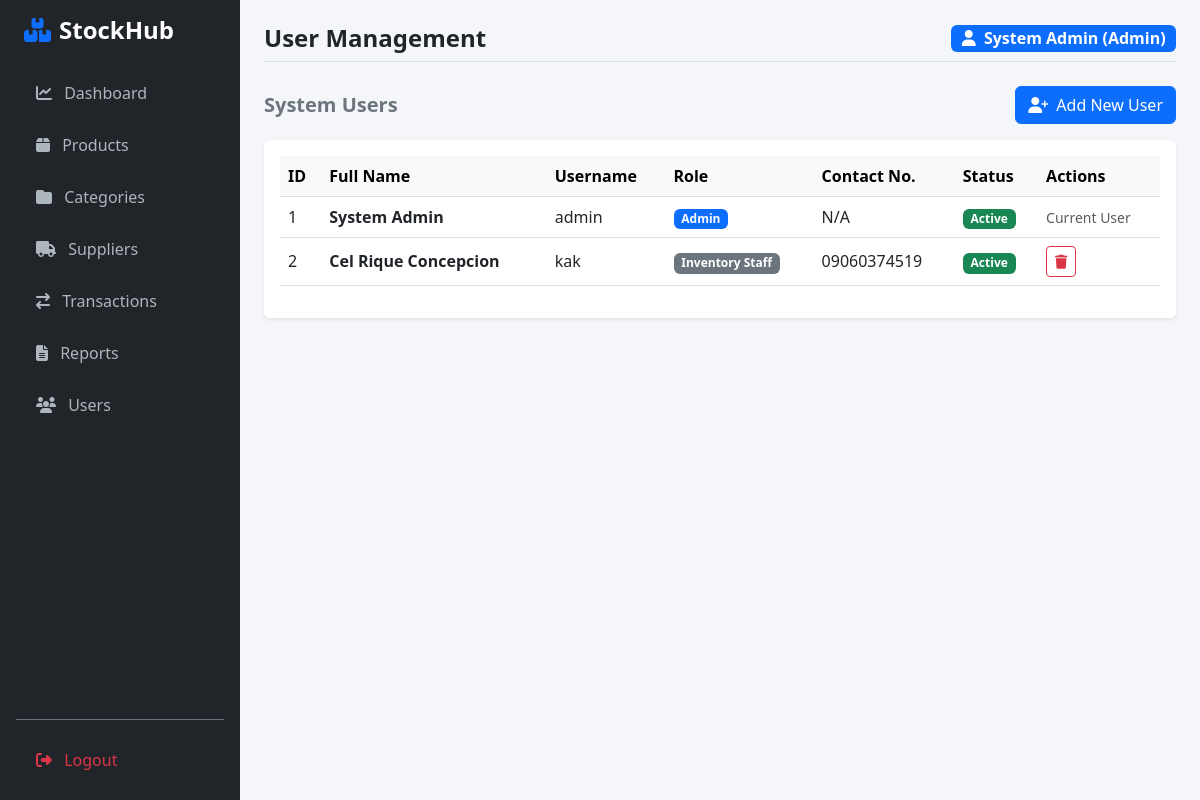
The app's page /users (signed in) with its own data.
### app/models.py (models this page shows)
class User(UserMixin, db.Model):
    __tablename__ = 'users'
    id = db.Column(db.Integer, primary_key=True)
    full_name = db.Column(db.String(100), nullable=False)
    username = db.Column(db.String(50), unique=True, nullable=False)
    password_hash = db.Column(db.String(255), nullable=False)
    role = db.Column(db.Enum('Admin', 'Inventory Staff', 'Manager'), default='Inventory Staff', nullable=False)
    contact_no = db.Column(db.String(20))
    status = db.Column(db.Enum('Active', 'Inactive'), default='Active')
    created_at = db.Column(db.DateTime, default=datetime.utcnow)

### app/routes.py (the view)
@main.route('/users')
@login_required
def users():
    all_users = User.query.all()
    return render_template('users.html', users=all_users)

### app/templates/users.html (shortened to what this page needs)
{% extends "base.html" %}
{% block page_title %}User Management{% endblock %}
{% block content %}
<div class="d-flex justify-content-between align-items-center mb-3">
    <h5 class="fw-bold text-secondary mb-0">System Users</h5>
    <button class="btn btn-primary" data-bs-toggle="modal" data-bs-target="#addUserModal">
        <i class="fa-solid fa-user-plus me-1"></i> Add New User
    </button>
</div>
<div class="card shadow-sm border-0 p-3">
    <div class="table-responsive">
        <table class="table table-hover align-middle">
            <thead class="table-light">
                <tr>
                    <th>ID</th>
                    <th>Full Name</th>
                    <th>Username</th>
                    <th>Role</th>
                    <th>Contact No.</th>
                    <th>Status</th>
                    <th>Actions</th>
                </tr>
            </thead>
            <tbody>
                {% for user in users %}
                <tr>
                    <td>{{ user.id }}</td>
                    <td class="fw-bold">{{ user.full_name }}</td>
                    <td>{{ user.username }}</td>
                    <td>
                        {% if user.role == 'Admin' %}
                            <span class="badge bg-primary">Admin</span>
                        {% elif user.role == 'Manager' %}
                            <span class="badge bg-info text-dark">Manager</span>
                        {% else %}
                            <span class="badge bg-secondary">Inventory Staff</span>
                        {% endif %}
                    </td>
                    <td>{{ user.contact_no or 'N/A' }}</td>
                    <td>
                        {% if user.status == 'Active' %}
                            <span class="badge bg-success">Active</span>
                        {% else %}
                            <span class="badge bg-danger">Inactive</span>
                        {% endif %}
                    </td>
                    <td>
                        {% if user.id != current_user.id %}
                        <form action="{{ url_for('main.delete_user', id=user.id) }}" method="POST" class="d-inline" onsubmit="return confirm('Are you sure you want to delete this user?');">
                            <button type="submit" class="btn btn-sm btn-outline-danger"><i class="fa-solid fa-trash"></i></button>
                        </form>
                        {% else %}
                        <span class="text-muted small">Current User</span>
                        {% endif %}
                    </td>
                </tr>
                {% else %}
                <tr>
                    <td colspan="7" class="text-center text-muted py-4">No users found.</td>
                </tr>
                {% endfor %}
            </tbody>
        </table>
    </div>
</div>
{% endblock %}

### app/templates/base.html (shortened to what this page needs)
<!DOCTYPE html>
<html lang="en">
<head>
    <link href="https://cdn.jsdelivr.net/npm/bootstrap@5.3.0/dist/css/bootstrap.min.css" rel="stylesheet">
    <link rel="stylesheet" href="https://cdnjs.cloudflare.com/ajax/libs/font-awesome/6.4.0/css/all.min.css">
</head>
<body class="d-flex">
<div class="sidebar p-3 d-flex flex-column">
    <h4 class="text-white fw-bold px-2 mb-4"><i class="fa-solid fa-boxes-stacked me-2 text-primary"></i>StockHub</h4>
    <nav class="nav flex-column gap-1">
        <a href="{{ url_for('main.dashboard') }}"><i class="fa-solid fa-chart-line me-2"></i> Dashboard</a>
        <a href="{{ url_for('main.products') }}"><i class="fa-solid fa-box me-2"></i> Products</a>
        <a href="{{ url_for('main.categories') }}"><i class="fa-solid fa-folder me-2"></i> Categories</a>
        <a href="{{ url_for('main.suppliers') }}"><i class="fa-solid fa-truck me-2"></i> Suppliers</a>
        <a href="{{ url_for('main.transactions') }}"><i class="fa-solid fa-arrow-right-arrow-left me-2"></i> Transactions</a>
        <a href="{{ url_for('main.reports') }}"><i class="fa-solid fa-file-lines me-2"></i> Reports</a>
        <a href="{{ url_for('main.users') }}"><i class="fa-solid fa-users me-2"></i> Users</a>
    </nav>
    <div class="mt-auto pt-3 border-top border-secondary">
        <a href="{{ url_for('main.logout') }}" class="text-danger"><i class="fa-solid fa-right-from-bracket me-2"></i> Logout</a>
    </div>
</div>
<div class="main-content p-4">
    <div class="d-flex justify-content-between align-items-center mb-4 pb-2 border-bottom">
        <h4 class="fw-bold mb-0">{% block page_title %}{% endblock %}</h4>
        {% if current_user.is_authenticated %}
        <div class="d-flex align-items-center gap-2">
            <span class="badge bg-primary fs-6"><i class="fa-solid fa-user me-1"></i> {{ current_user.full_name }} ({{ current_user.role }})</span>
        </div>
        {% endif %}
    </div>
    {% block content %}{% endblock %}
</div>
</body>
</html>

### app/templates/base.html (style rules this page uses)
body { background-color: #f4f6f9; }
.sidebar { min-height: 100vh; background-color: #212529; width: 240px; }
.sidebar a { color: #adb5bd; text-decoration: none; display: block; padding: 12px 20px; font-weight: 500; }
.main-content { flex: 1; min-height: 100vh; }

### records on screen
User: full_name "System Admin", role "Admin", id "1", username "admin", contact_no "N/A", status "Active", shows "Current User"
User: id "2", full_name "Cel Rique Concepcion", username "kak", role "Inventory Staff", contact_no "09060374519", status "Active"
